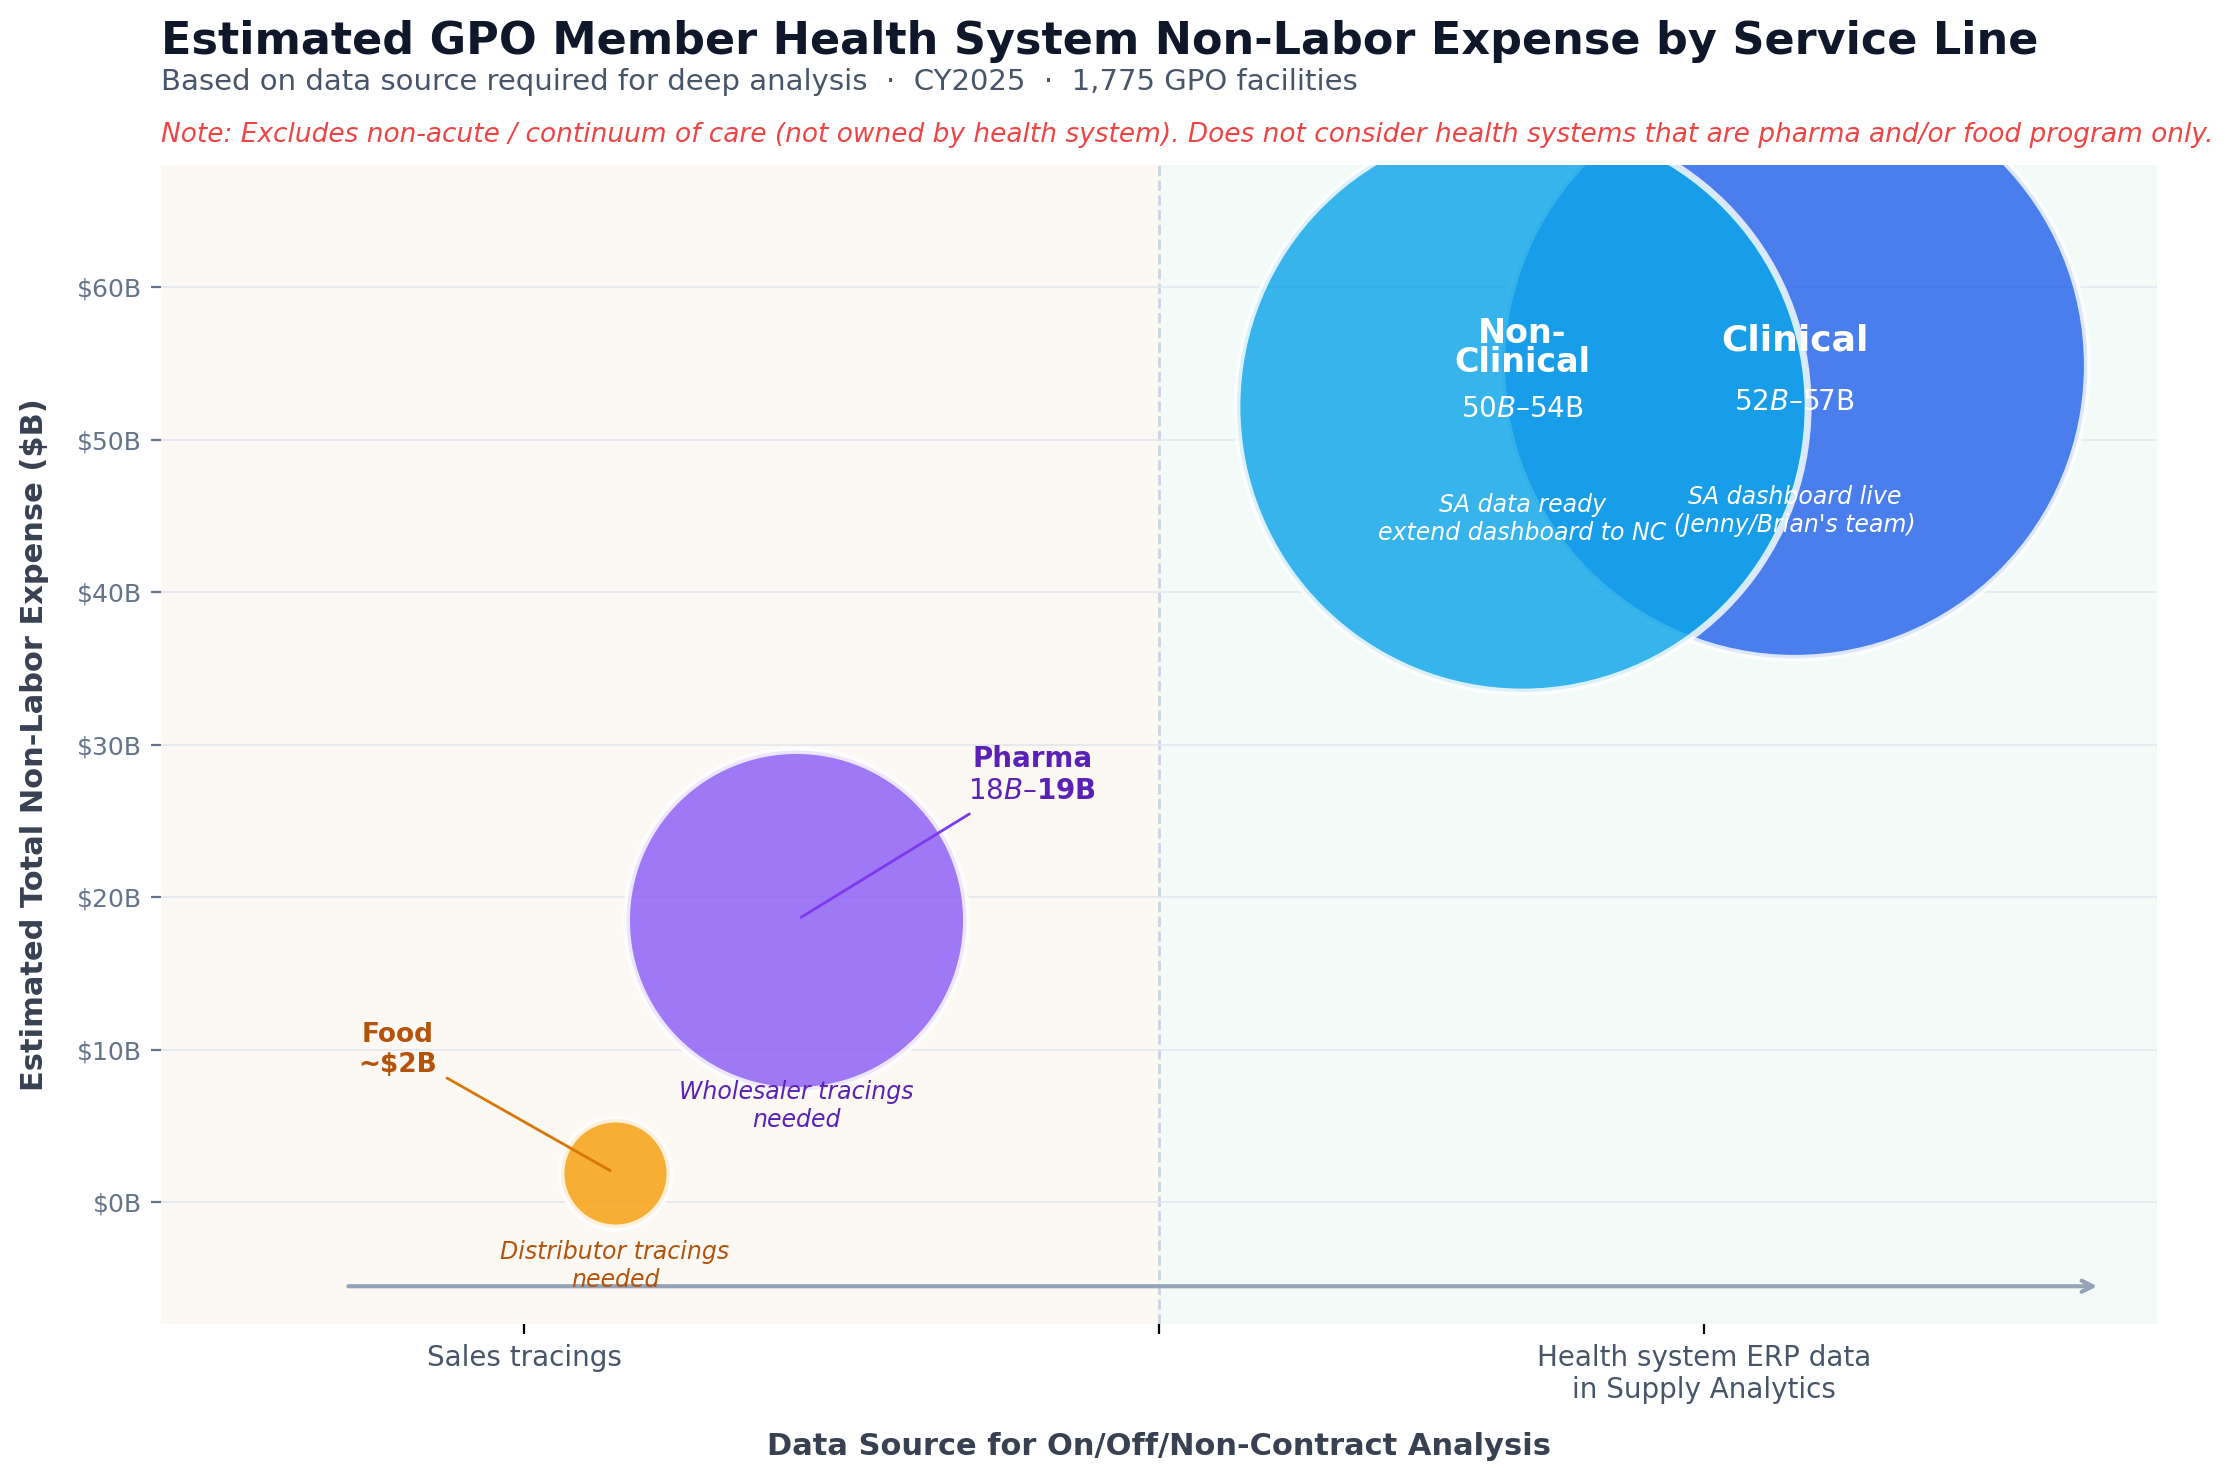

Generate this figure with Python:
"""
Generate: Service Line Readiness Matrix — volume × data-source status (bubble chart)
Output:   sl_readiness_matrix.png (same directory)
"""

import matplotlib
matplotlib.use("Agg")
import matplotlib.pyplot as plt
import matplotlib.ticker as mticker
import matplotlib.patches as mpatches
import numpy as np
import os

# ── data ──────────────────────────────────────────────────────────────
#              name            midpoint($B)  readiness(0-10)  color
service_lines = [
    ("Clinical",       54.9,   8.5,  "#2563EB"),   # blue — SA data ready, dashboard exists
    ("Non-Clinical",   52.2,   7.0,  "#0EA5E9"),   # sky — SA data ready, dashboard extension needed
    ("Pharma",         18.5,   3.0,  "#8B5CF6"),   # purple — wholesaler tracings needed
    ("Food",            1.9,   2.0,  "#F59E0B"),   # amber — distributor tracings needed
]

names      = [s[0] for s in service_lines]
volumes    = np.array([s[1] for s in service_lines])
readiness  = np.array([s[2] for s in service_lines])
colors     = [s[3] for s in service_lines]
ranges     = ["$52B–$57B", "$50B–$54B", "$18B–$19B", "~$2B"]
statuses   = [
    "SA dashboard live\n(Jenny/Brian's team)",
    "SA data ready\nextend dashboard to NC",
    "Wholesaler tracings\nneeded",
    "Distributor tracings\nneeded",
]

# bubble sizes — scale so the largest bubble is visually prominent
bubble_scale = 45
sizes = volumes * bubble_scale

# ── figure ────────────────────────────────────────────────────────────
fig, ax = plt.subplots(figsize=(12, 7.5))
fig.patch.set_facecolor("white")
ax.set_facecolor("#FAFBFC")

# subtle quadrant shading
ax.axvspan(5.0, 10.5, ymin=0, ymax=1, color="#ECFDF5", alpha=0.45, zorder=0)
ax.axvspan(-0.5, 5.0, ymin=0, ymax=1, color="#FFF7ED", alpha=0.45, zorder=0)

# divider
ax.axvline(5.0, color="#CBD5E1", ls="--", lw=1.0, zorder=1)

# ── draw bubbles ──────────────────────────────────────────────────────
for i in range(len(names)):
    ax.scatter(readiness[i], volumes[i], s=sizes[i] * 18, c=colors[i],
               alpha=0.82, edgecolors="white", linewidths=2.5, zorder=3)

# ── labels on/near each bubble ────────────────────────────────────────
# Clinical — label inside (large bubble) -> WHITE text
ax.text(8.5, 56.5, "Clinical", ha="center", va="center",
        fontsize=13, fontweight="bold", color="white", zorder=4)
ax.text(8.5, 52.5, "$52B–$57B", ha="center", va="center",
        fontsize=10, color="white", alpha=1.0, zorder=4)
ax.text(8.5, 47.0, statuses[0], ha="center", va="top",
        fontsize=8.5, color="white", fontstyle="italic", zorder=4) # Status inside, white

# Non-Clinical — label inside -> WHITE text
ax.text(7.0, 56.0, "Non-\nClinical", ha="center", va="center",
        fontsize=12, fontweight="bold", color="white", zorder=4, linespacing=0.85)
ax.text(7.0, 52.0, "$50B–$54B", ha="center", va="center",
        fontsize=10, color="white", alpha=1.0, zorder=4)
ax.text(7.0, 46.5, statuses[1], ha="center", va="top",
        fontsize=8.5, color="white", fontstyle="italic", zorder=4) # Status inside, white

# Pharma — label to the side (medium bubble) -> Dark text
ax.annotate("Pharma\n$18B–$19B", xy=(3.0, 18.5), xytext=(4.3, 28),
            fontsize=10, fontweight="bold", ha="center", va="center",
            color="#5B21B6", zorder=4, # Darker purple for readability
            arrowprops=dict(arrowstyle="-", color="#7C3AED", lw=1.0))
ax.text(3.0, 8.0, statuses[2], ha="center", va="top",
        fontsize=8.5, color="#5B21B6", fontstyle="italic", zorder=4) # Below bubble, darker purple

# Food — label to the side (small bubble) -> Dark text
ax.annotate("Food\n~$2B", xy=(2.0, 1.9), xytext=(0.8, 10),
            fontsize=9.5, fontweight="bold", ha="center", va="center",
            color="#B45309", zorder=4, # Darker amber
            arrowprops=dict(arrowstyle="-", color="#D97706", lw=1.0))
ax.text(2.0, -2.5, statuses[3], ha="center", va="top",
        fontsize=8.5, color="#B45309", fontstyle="italic", zorder=4) # Below bubble, darker amber

# ── axes styling ──────────────────────────────────────────────────────
ax.set_xlim(-0.5, 10.5)
ax.set_ylim(-8, 68)

ax.set_xlabel("Data Source for On/Off/Non-Contract Analysis", fontsize=11, fontweight="bold",
              color="#374151", labelpad=10)
ax.set_ylabel("Estimated Total Non-Labor Expense ($B)", fontsize=11, fontweight="bold",
              color="#374151", labelpad=10)

# Custom x-axis labels
ax.set_xticks([1.5, 5.0, 8.0])
ax.set_xticklabels(["Sales tracings", "", "Health system ERP data\nin Supply Analytics"],
                   fontsize=10, color="#475569", fontweight="medium")

# y-axis
ax.yaxis.set_major_formatter(mticker.FuncFormatter(lambda x, _: f"${x:.0f}B"))
ax.set_yticks([0, 10, 20, 30, 40, 50, 60])
ax.tick_params(axis="y", labelsize=9, colors="#64748B")

# Arrow along x-axis
ax.annotate("", xy=(10.2, -5.5), xytext=(0.5, -5.5),
            arrowprops=dict(arrowstyle="->", color="#94A3B8", lw=1.5),
            annotation_clip=False)

# grid
ax.yaxis.grid(True, color="#E2E8F0", lw=0.6, zorder=0)
ax.xaxis.grid(False)

for spine in ax.spines.values():
    spine.set_visible(False)

# ── title ─────────────────────────────────────────────────────────────
ax.set_title("Estimated GPO Member Health System Non-Labor Expense by Service Line",
             fontsize=16, fontweight="bold", color="#0F172A", pad=40, loc="left")
ax.text(0, 1.06, "Based on data source required for deep analysis  ·  CY2025  ·  1,775 GPO facilities",
        transform=ax.transAxes, fontsize=10.5, color="#475569", va="bottom")
ax.text(0, 1.015, "Note: Excludes non-acute / continuum of care (not owned by health system). Does not consider health systems that are pharma and/or food program only.",
        transform=ax.transAxes, fontsize=9.5, color="#EF4444", va="bottom", fontstyle="italic") # Red disclaimer

# need this import for the formatter — already imported at top

plt.tight_layout()

out_path = os.path.join(os.path.dirname(__file__), "sl_readiness_matrix.png")
fig.savefig(out_path, dpi=200, bbox_inches="tight", facecolor="white")
print(f"Saved → {out_path}")
plt.close()
